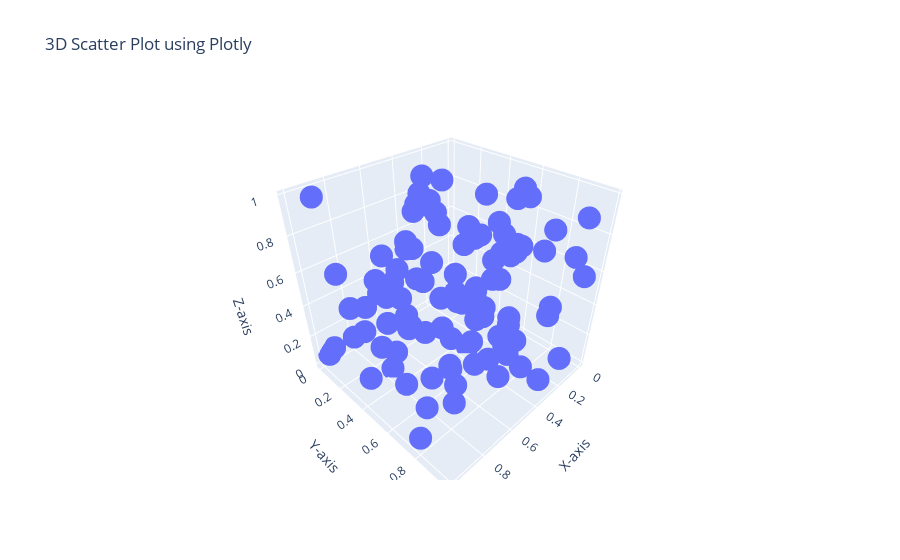

Write notebook code for a chart like this one.
### Code cell
#Q13. Create a 3D scatter plot using Plotly.

import plotly.graph_objects as go
import numpy as np

x = np.random.rand(100)
y = np.random.rand(100)
z = np.random.rand(100)

fig = go.Figure(data=[go.Scatter3d(x=x, y=y, z=z, mode='markers')])

fig.update_layout(title='3D Scatter Plot using Plotly',
                  scene=dict(xaxis_title='X-axis',
                             yaxis_title='Y-axis',
                             zaxis_title='Z-axis'))

fig.show()
